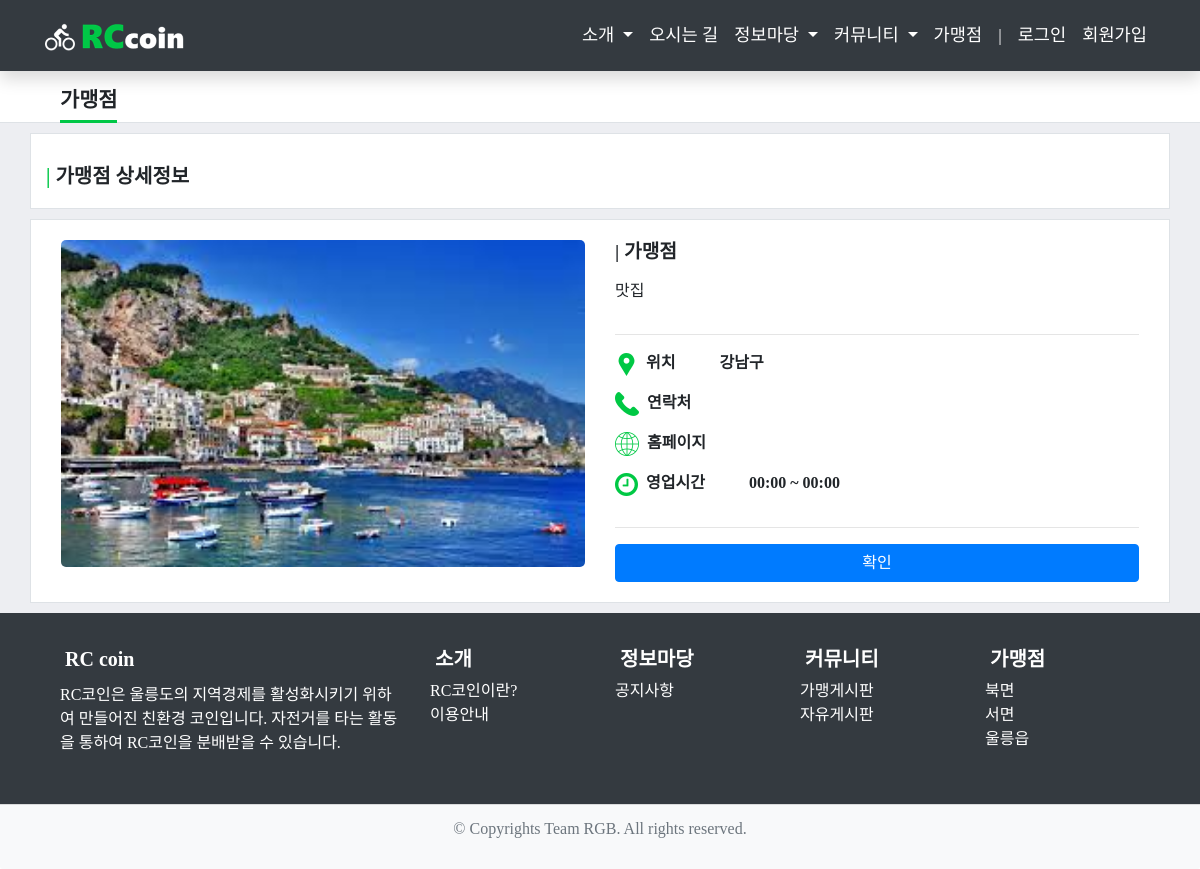
Screenshot of /store/list/detail/41/ with the database file from the repository.
### store/models.py (models this page shows, shortened)
class Photo(models.Model):
    store = models.ForeignKey('Store', on_delete=models.CASCADE)
    image = ThumbnailImageField(upload_to=upload_path_handler, null=True)
    upload_date = models.DateTimeField(auto_now_add=True)
    class Meta:
        ordering = ['store']

@python_2_unicode_compatible
class Store(models.Model):
    name = models.CharField(max_length=100, null=True)
    corporate_number = models.CharField(max_length=12, null=True)
    representative = models.ForeignKey(User, null=True, on_delete=models.CASCADE)
    category = models.ForeignKey(Category, null=True, on_delete=models.CASCADE)
    location = models.ForeignKey(Location, null=True, on_delete=models.CASCADE)
    address = models.CharField(max_length=100, null=True, default='-')
    phone_number = models.CharField(max_length=15, null=True, default='-')
    url = models.CharField(max_length=100, null=True, default='-')
    opening_hour = models.CharField(max_length=2, null=True)
    opening_minute = models.CharField(max_length=2, null=True)
    closing_hour = models.CharField(max_length=2, null=True)
    closing_minute = models.CharField(max_length=2, null=True)
    description = models.TextField(blank=True)
    registered_date = models.DateTimeField(auto_now_add=True, null=True)
    modified_date = models.DateTimeField(auto_now=True)
    status = models.IntegerField(default=1)

### store/views.py (the view)
# urls.py: path('list/detail/<int:store_id>/', detailView, name='filteredStoresDetail')
def detailView (request, store_id=None):
    store = get_object_or_404(Store, pk=store_id)
    photo = get_object_or_404(Photo, store_id=store.pk)
    return render(request, 'store/store_list_detail.html', dict(store=store, photo=photo))

### store/templates/store/store_list_detail.html (shortened to what this page needs)
{% extends 'base.html' %}
{% block head %}
{% load staticfiles %}
{% endblock head %}
{% block body %}
    <div id="contents" class="page-header">
        <div class="container">
            <div class="row page-title">
                <a>가맹점</a>
            </div>
        </div>
    </div>
    <div id="contents">
        <div class="container">
            <div class="row justify-content-center page">
                <div class="col-md card">
                    <div class="card-body">
                        <h5 class="card-subtitle"><a style="color:#00c746;">|</a> 가맹점 상세정보</h5>
                    </div>
                </div>
            </div>
            <div class="row justify-content-center page">
                <div class="col-md card">
                    <div class="card-body">
                        <div class="card margin">
                            <div class="container-fliud">
                                <div class="wrapper row">
                                    <div class="preview col-md-6">
                                        <div class="preview-pic tab-content">
                                            <div class="tab-pane active" id="pic-1"><img src="/media/{{ photo.image }}" style="border-radius: 5px;"/></div>
                                        </div>
                                    </div>
                                    <div class="details col-md-6">
                                        <div class="product-title">| {{ store.name }}</div>
                                        <p class="product-description">{{ store.description }}</p>
                                        <div><hr></div>
                                        <div class="sizes">
                                            <img src="{% static 'img/facebook-placeholder-for-locate-places-on-maps.png' %}">&nbsp;&nbsp;위치
                                            <span class="size">{{ store.address }}</span>
                                        </div>
                                        <div class="sizes">
                                            <img src="{% static 'img/call-answer.png' %}">&nbsp;&nbsp;연락처
                                        </div>
                                        <div class="sizes">
                                            <img src="{% static 'img/internet.png' %}">&nbsp;&nbsp;홈페이지
                                        </div>
                                        <div class="sizes">
                                            <img src="{% static 'img/time.png' %}">&nbsp;&nbsp;영업시간
                                            <span class="size">{{ store.opening_hour }}:{{ store.opening_minute }} ~ {{ store.closing_hour }}:{{ store.closing_minute }}</span>
                                        </div>
                                        <div><hr></div>
                                        <div class="btn-group">
                                            {% if 'filter' in request.session %}
                                                {% if 'keyword' in request.session %}
                                                <a href="{% url 'store:filteredStores' request.session.filter %}?keyword={{ request.session.keyword }}&page={{ request.session.page }}" class="btn btn-primary">확인</a>
                                                {% else %}
                                                <a href="{% url 'store:filteredStores' request.session.filter %}?page={{ request.session.page }}" class="btn btn-primary">확인</a>
                                                {% endif %}
                                            {% else %}
                                            <a href="{% url 'store:store_list' %}?page={{ request.session.page }}" class="btn btn-primary">확인</a>
                                            {% endif %}
                                        </div>
                                    </div>
                                </div>
                            </div>
                        </div>
                    </div>
                </div>
            </div>
        </div>
    </div>
{% endblock body %}

### wallet/static/css/style.css (style rules this page uses)
body { font-family: 'Nanum Gothic'; font-size: 1rem; background: #edeef2; height: 100vh; }
a { text-decoration: none !important; }
.page { background-color: #fff; margin-top: 10px; margin-bottom: 10px; padding-top: 20px; padding-bottom: 20px; border: 1px solid #dee2e6; }
.page-header { height: 75px; background-color: #fff; border-bottom: 1px solid #dee2e6; }
.page-title { padding-top: 36px; padding-left: 30px; }
.page-title>a { font-size: 1.3rem; border-bottom: 3px solid #00c746; padding-bottom: 5px; font-weight: 600; }
.card { border: 0; border-radius: 0; }
.card { border: none; }
.card-subtitle { font-weight: 600; margin-top: 10px; }
.card-body { padding: 0rem; vertical-align: middle; }

### rows the page displays
Photo: image (picture)
Store: name "가맹점", description "맛집", address "강남구", opening_hour "00", opening_minute "00", closing_hour "00", closing_minute "00"
